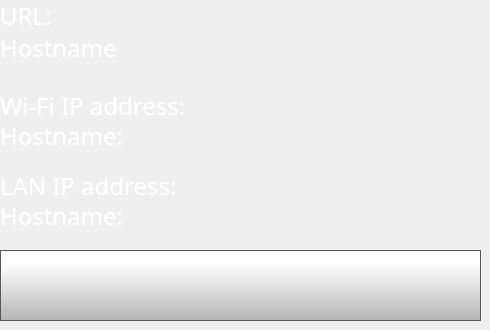
    <widget class="QWidget" name="networkInfoPage">
     <widget class="QLabel" name="hostnameLabel">
      <property name="geometry">
       <rect>
        <x>0</x>
        <y>0</y>
        <width>201</width>
        <height>31</height>
       </rect>
      </property>
      <property name="font">
       <font>
        <family>Gotham Light</family>
        <pointsize>18</pointsize>
        <weight>50</weight>
        <bold>false</bold>
       </font>
      </property>
      <property name="styleSheet">
       <string notr="true">color: rgb(255, 255, 255);
background-color: rgba(255, 255, 255, 0);</string>
      </property>
      <property name="text">
       <string>URL: </string>
      </property>
     </widget>
     <widget class="QLabel" name="hostname">
      <property name="geometry">
       <rect>
        <x>0</x>
        <y>22</y>
        <width>481</width>
        <height>51</height>
       </rect>
      </property>
      <property name="font">
       <font>
        <family>Gotham Light</family>
        <pointsize>18</pointsize>
        <weight>50</weight>
        <bold>false</bold>
       </font>
      </property>
      <property name="styleSheet">
       <string notr="true">color: rgb(255, 255, 255);
background-color: rgba(255, 255, 255, 0);</string>
      </property>
      <property name="text">
       <string>Hostname</string>
      </property>
     </widget>
     <widget class="QLabel" name="wifiIpLabel">
      <property name="geometry">
       <rect>
        <x>0</x>
        <y>90</y>
        <width>301</width>
        <height>31</height>
       </rect>
      </property>
      <property name="font">
       <font>
        <family>Gotham Light</family>
        <pointsize>18</pointsize>
        <weight>50</weight>
        <bold>false</bold>
       </font>
      </property>
      <property name="styleSheet">
       <string notr="true">color: rgb(255, 255, 255);
background-color: rgba(255, 255, 255, 0);</string>
      </property>
      <property name="text">
       <string>Wi-Fi IP address: </string>
      </property>
     </widget>
     <widget class="QLabel" name="wifiIp">
      <property name="geometry">
       <rect>
        <x>0</x>
        <y>110</y>
        <width>481</width>
        <height>51</height>
       </rect>
      </property>
      <property name="font">
       <font>
        <family>Gotham Light</family>
        <pointsize>18</pointsize>
        <weight>50</weight>
        <bold>false</bold>
       </font>
      </property>
      <property name="styleSheet">
       <string notr="true">color: rgb(255, 255, 255);
background-color: rgba(255, 255, 255, 0);</string>
      </property>
      <property name="text">
       <string>Hostname: </string>
      </property>
     </widget>
     <widget class="QLabel" name="lanIpLabel">
      <property name="geometry">
       <rect>
        <x>0</x>
        <y>170</y>
        <width>301</width>
        <height>31</height>
       </rect>
      </property>
      <property name="font">
       <font>
        <family>Gotham Light</family>
        <pointsize>18</pointsize>
        <weight>50</weight>
        <bold>false</bold>
       </font>
      </property>
      <property name="styleSheet">
       <string notr="true">color: rgb(255, 255, 255);
background-color: rgba(255, 255, 255, 0);</string>
      </property>
      <property name="text">
       <string>LAN IP address: </string>
      </property>
     </widget>
     <widget class="QLabel" name="lanIp">
      <property name="geometry">
       <rect>
        <x>0</x>
        <y>190</y>
        <width>481</width>
        <height>51</height>
       </rect>
      </property>
      <property name="font">
       <font>
        <family>Gotham Light</family>
        <pointsize>18</pointsize>
        <weight>50</weight>
        <bold>false</bold>
       </font>
      </property>
      <property name="styleSheet">
       <string notr="true">color: rgb(255, 255, 255);
background-color: rgba(255, 255, 255, 0);</string>
      </property>
      <property name="text">
       <string>Hostname: </string>
      </property>
     </widget>
     <widget class="QPushButton" name="networkInfoBackButton">
      <property name="geometry">
       <rect>
        <x>0</x>
        <y>250</y>
        <width>481</width>
        <height>71</height>
       </rect>
      </property>
      <property name="minimumSize">
       <size>
        <width>0</width>
        <height>0</height>
       </size>
      </property>
      <property name="font">
       <font>
        <family>Gotham Light</family>
        <pointsize>9</pointsize>
       </font>
      </property>
      <property name="styleSheet">
       <string notr="true">QPushButton {
     border: 1px solid rgb(87, 87, 87);
	background-color: qlineargradient(spread:pad, x1:0, y1:1, x2:0, y2:0.188, stop:0 rgba(180, 180, 180, 255), stop:1 rgba(255, 255, 255, 255));


}

QPushButton:pressed {
    background-color: qlineargradient(x1: 0, y1: 0, x2: 0, y2: 1,
                                      stop: 0 #dadbde, stop: 1 #f6f7fa);
}

QPushButton:flat {
    border: none; /* no border for a flat push button */
}

QPushButton:default {
    border-color: navy; /* make the default button prominent */
}</string>
      </property>
      <property name="text">
       <string/>
      </property>
      <property name="icon">
       <iconset>
        <normaloff>templates/img/arrows-4.png</normaloff>templates/img/arrows-4.png</iconset>
      </property>
      <property name="iconSize">
       <size>
        <width>50</width>
        <height>50</height>
       </size>
      </property>
      <property name="checkable">
       <bool>false</bool>
      </property>
      <property name="autoDefault">
       <bool>false</bool>
      </property>
      <property name="default">
       <bool>false</bool>
      </property>
      <property name="flat">
       <bool>false</bool>
      </property>
     </widget>
     <widget class="QLabel" name="printPreviewSelected_4">
      <property name="geometry">
       <rect>
        <x>260</x>
        <y>30</y>
        <width>210</width>
        <height>210</height>
       </rect>
      </property>
      <property name="styleSheet">
       <string notr="true">background-color: rgba(255, 255, 255, 0);</string>
      </property>
      <property name="text">
       <string/>
      </property>
      <property name="pixmap">
       <pixmap>templates/img/thumbnail.png</pixmap>
      </property>
      <property name="scaledContents">
       <bool>true</bool>
      </property>
     </widget>
     <zorder>hostnameLabel</zorder>
     <zorder>wifiIpLabel</zorder>
     <zorder>wifiIp</zorder>
     <zorder>lanIpLabel</zorder>
     <zorder>lanIp</zorder>
     <zorder>networkInfoBackButton</zorder>
     <zorder>hostname</zorder>
     <zorder>printPreviewSelected_4</zorder>
    </widget>
